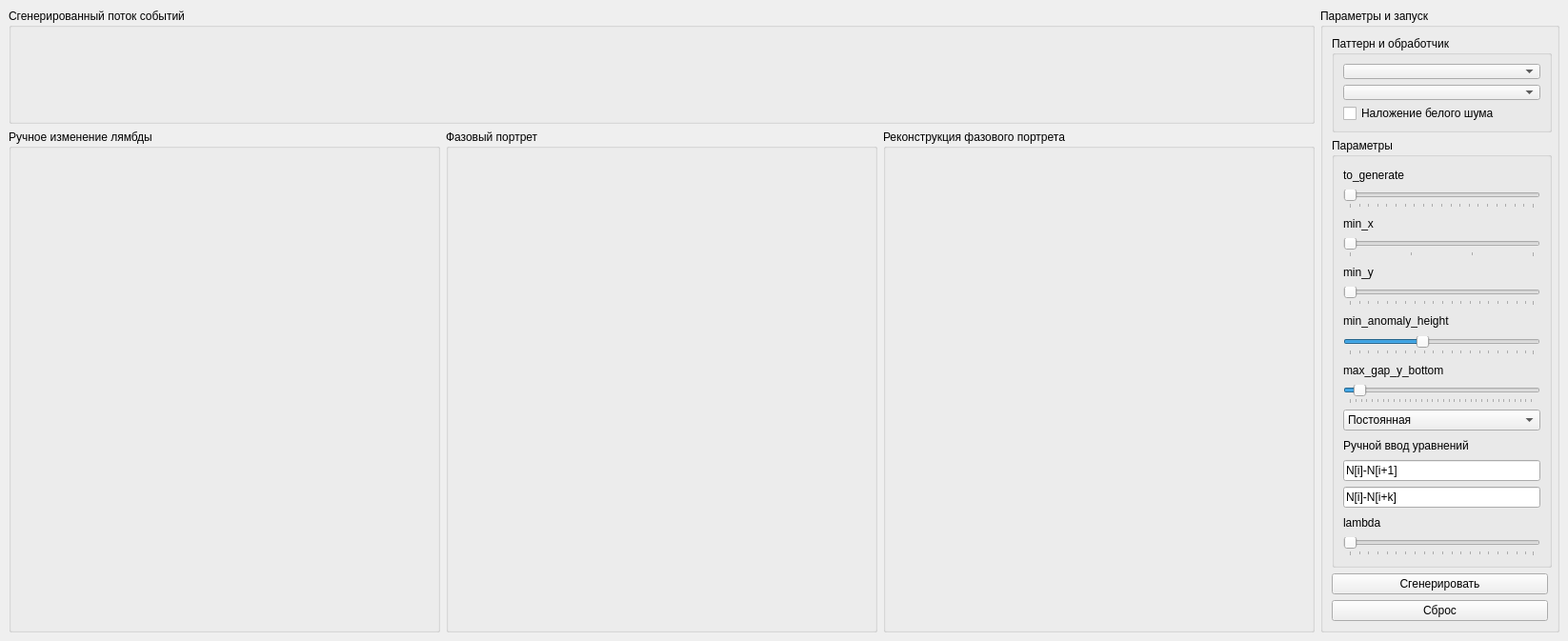
<?xml version="1.0" encoding="UTF-8"?>
<ui version="4.0">
 <class>MainWindow</class>
 <widget class="QMainWindow" name="MainWindow">
  <property name="geometry">
   <rect>
    <x>0</x>
    <y>0</y>
    <width>1646</width>
    <height>667</height>
   </rect>
  </property>
  <property name="windowTitle">
   <string>MainWindow</string>
  </property>
  <widget class="QWidget" name="centralwidget">
   <layout class="QGridLayout" name="gridLayout">
    <item row="1" column="0">
     <widget class="QGroupBox" name="lambdaChartGroupBox">
      <property name="enabled">
       <bool>true</bool>
      </property>
      <property name="minimumSize">
       <size>
        <width>398</width>
        <height>512</height>
       </size>
      </property>
      <property name="title">
       <string>Ручное изменение лямбды</string>
      </property>
      <layout class="QVBoxLayout" name="verticalLayout_2">
       <item>
        <widget class="PlotWidget" name="lambdaChartWidget" native="true"/>
       </item>
      </layout>
     </widget>
    </item>
    <item row="1" column="2">
     <widget class="QGroupBox" name="reconstructChartGroupBox">
      <property name="enabled">
       <bool>true</bool>
      </property>
      <property name="minimumSize">
       <size>
        <width>397</width>
        <height>512</height>
       </size>
      </property>
      <property name="title">
       <string>Реконструкция фазового портрета</string>
      </property>
      <layout class="QVBoxLayout" name="verticalLayout_7">
       <item>
        <widget class="PlotWidget" name="reconstructChartWidget" native="true"/>
       </item>
      </layout>
     </widget>
    </item>
    <item row="0" column="3" rowspan="2">
     <widget class="QGroupBox" name="controlsGroupBox">
      <property name="maximumSize">
       <size>
        <width>251</width>
        <height>16777215</height>
       </size>
      </property>
      <property name="title">
       <string>Параметры и запуск</string>
      </property>
      <layout class="QVBoxLayout" name="verticalLayout_4">
       <item>
        <widget class="QGroupBox" name="patternGroupBox">
         <property name="minimumSize">
          <size>
           <width>231</width>
           <height>101</height>
          </size>
         </property>
         <property name="maximumSize">
          <size>
           <width>16777215</width>
           <height>101</height>
          </size>
         </property>
         <property name="title">
          <string>Паттерн и обработчик</string>
         </property>
         <layout class="QVBoxLayout" name="verticalLayout">
          <item>
           <widget class="QComboBox" name="patternsComboBox"/>
          </item>
          <item>
           <widget class="QComboBox" name="processorsComboBox"/>
          </item>
          <item>
           <widget class="QCheckBox" name="noiseCheckBox">
            <property name="text">
             <string>Наложение белого шума</string>
            </property>
           </widget>
          </item>
         </layout>
        </widget>
       </item>
       <item>
        <widget class="QGroupBox" name="settingsGroupBox">
         <property name="minimumSize">
          <size>
           <width>231</width>
           <height>451</height>
          </size>
         </property>
         <property name="title">
          <string>Параметры</string>
         </property>
         <property name="flat">
          <bool>false</bool>
         </property>
         <property name="checkable">
          <bool>false</bool>
         </property>
         <layout class="QVBoxLayout" name="verticalLayout_5">
          <item>
           <widget class="QLabel" name="to_generateLabel">
            <property name="text">
             <string>to_generate</string>
            </property>
           </widget>
          </item>
          <item>
           <widget class="QSlider" name="to_generateSlider">
            <property name="minimum">
             <number>1000</number>
            </property>
            <property name="maximum">
             <number>5000</number>
            </property>
            <property name="singleStep">
             <number>200</number>
            </property>
            <property name="pageStep">
             <number>200</number>
            </property>
            <property name="orientation">
             <enum>Qt::Horizontal</enum>
            </property>
            <property name="tickPosition">
             <enum>QSlider::TicksBelow</enum>
            </property>
           </widget>
          </item>
          <item>
           <widget class="QLabel" name="min_xLabel">
            <property name="text">
             <string>min_x</string>
            </property>
           </widget>
          </item>
          <item>
           <widget class="QSlider" name="min_xSlider">
            <property name="minimum">
             <number>200</number>
            </property>
            <property name="maximum">
             <number>500</number>
            </property>
            <property name="singleStep">
             <number>100</number>
            </property>
            <property name="pageStep">
             <number>100</number>
            </property>
            <property name="value">
             <number>200</number>
            </property>
            <property name="orientation">
             <enum>Qt::Horizontal</enum>
            </property>
            <property name="tickPosition">
             <enum>QSlider::TicksBelow</enum>
            </property>
           </widget>
          </item>
          <item>
           <widget class="QLabel" name="min_yLabel">
            <property name="text">
             <string>min_y</string>
            </property>
           </widget>
          </item>
          <item>
           <widget class="QSlider" name="min_ySlider">
            <property name="minimum">
             <number>1</number>
            </property>
            <property name="maximum">
             <number>100</number>
            </property>
            <property name="singleStep">
             <number>5</number>
            </property>
            <property name="pageStep">
             <number>1</number>
            </property>
            <property name="value">
             <number>1</number>
            </property>
            <property name="tracking">
             <bool>true</bool>
            </property>
            <property name="orientation">
             <enum>Qt::Horizontal</enum>
            </property>
            <property name="tickPosition">
             <enum>QSlider::TicksBelow</enum>
            </property>
           </widget>
          </item>
          <item>
           <widget class="QLabel" name="min_anomaly_heightLabel">
            <property name="text">
             <string>min_anomaly_height</string>
            </property>
           </widget>
          </item>
          <item>
           <widget class="QSlider" name="min_anomaly_heightSlider">
            <property name="minimum">
             <number>1</number>
            </property>
            <property name="maximum">
             <number>100</number>
            </property>
            <property name="singleStep">
             <number>5</number>
            </property>
            <property name="pageStep">
             <number>1</number>
            </property>
            <property name="value">
             <number>40</number>
            </property>
            <property name="tracking">
             <bool>true</bool>
            </property>
            <property name="orientation">
             <enum>Qt::Horizontal</enum>
            </property>
            <property name="tickPosition">
             <enum>QSlider::TicksBelow</enum>
            </property>
           </widget>
          </item>
          <item>
           <widget class="QLabel" name="max_gap_y_bottomLabel">
            <property name="text">
             <string>max_gap_y_bottom</string>
            </property>
           </widget>
          </item>
          <item>
           <widget class="QSlider" name="max_gap_y_bottomSlider">
            <property name="autoFillBackground">
             <bool>false</bool>
            </property>
            <property name="minimum">
             <number>0</number>
            </property>
            <property name="maximum">
             <number>100</number>
            </property>
            <property name="singleStep">
             <number>3</number>
            </property>
            <property name="pageStep">
             <number>1</number>
            </property>
            <property name="value">
             <number>5</number>
            </property>
            <property name="tracking">
             <bool>true</bool>
            </property>
            <property name="orientation">
             <enum>Qt::Horizontal</enum>
            </property>
            <property name="tickPosition">
             <enum>QSlider::TicksBelow</enum>
            </property>
           </widget>
          </item>
          <item>
           <widget class="QComboBox" name="customPatternComboBox">
            <item>
             <property name="text">
              <string>Постоянная</string>
             </property>
            </item>
            <item>
             <property name="text">
              <string>Линейное возрастание</string>
             </property>
            </item>
            <item>
             <property name="text">
              <string>Линейное убывание</string>
             </property>
            </item>
            <item>
             <property name="text">
              <string>Всплеск</string>
             </property>
            </item>
            <item>
             <property name="text">
              <string>Провал</string>
             </property>
            </item>
            <item>
             <property name="text">
              <string>Сигмоида</string>
             </property>
            </item>
            <item>
             <property name="text">
              <string>Обратная сигмоида</string>
             </property>
            </item>
           </widget>
          </item>
          <item>
           <widget class="QLabel" name="label">
            <property name="text">
             <string>Ручной ввод уравнений</string>
            </property>
           </widget>
          </item>
          <item>
           <widget class="QLineEdit" name="dynamicDamageX">
            <property name="text">
             <string>N[i]-N[i+1]</string>
            </property>
           </widget>
          </item>
          <item>
           <widget class="QLineEdit" name="dynamicDamageY">
            <property name="text">
             <string>N[i]-N[i+k]</string>
            </property>
           </widget>
          </item>
          <item>
           <widget class="QLabel" name="lambdaLabel">
            <property name="text">
             <string>lambda</string>
            </property>
           </widget>
          </item>
          <item>
           <widget class="QSlider" name="lambdaSlider">
            <property name="minimum">
             <number>1</number>
            </property>
            <property name="maximum">
             <number>100</number>
            </property>
            <property name="singleStep">
             <number>5</number>
            </property>
            <property name="pageStep">
             <number>1</number>
            </property>
            <property name="value">
             <number>1</number>
            </property>
            <property name="tracking">
             <bool>true</bool>
            </property>
            <property name="orientation">
             <enum>Qt::Horizontal</enum>
            </property>
            <property name="tickPosition">
             <enum>QSlider::TicksBelow</enum>
            </property>
           </widget>
          </item>
         </layout>
        </widget>
       </item>
       <item>
        <widget class="QPushButton" name="generateButton">
         <property name="text">
          <string>Сгенерировать</string>
         </property>
        </widget>
       </item>
       <item>
        <widget class="QPushButton" name="saveButton">
         <property name="text">
          <string>Сброс</string>
         </property>
        </widget>
       </item>
      </layout>
     </widget>
    </item>
    <item row="1" column="1">
     <widget class="QGroupBox" name="phaseTraceChartGroupBox">
      <property name="enabled">
       <bool>true</bool>
      </property>
      <property name="minimumSize">
       <size>
        <width>397</width>
        <height>512</height>
       </size>
      </property>
      <property name="title">
       <string>Фазовый портрет</string>
      </property>
      <layout class="QVBoxLayout" name="verticalLayout_6">
       <item>
        <widget class="PlotWidget" name="phaseTraceChartWidget" native="true"/>
       </item>
      </layout>
     </widget>
    </item>
    <item row="0" column="0" colspan="3">
     <widget class="QGroupBox" name="generatedDataGroupBox">
      <property name="minimumSize">
       <size>
        <width>1371</width>
        <height>121</height>
       </size>
      </property>
      <property name="maximumSize">
       <size>
        <width>16777215</width>
        <height>121</height>
       </size>
      </property>
      <property name="title">
       <string>Сгенерированный поток событий</string>
      </property>
      <layout class="QVBoxLayout" name="verticalLayout_3">
       <item>
        <widget class="PlotWidget" name="generatedDataWidget" native="true"/>
       </item>
      </layout>
     </widget>
    </item>
   </layout>
  </widget>
 </widget>
 <customwidgets>
  <customwidget>
   <class>PlotWidget</class>
   <extends>QWidget</extends>
   <header>pyqtgraph</header>
   <container>1</container>
  </customwidget>
 </customwidgets>
 <resources/>
 <connections/>
</ui>
